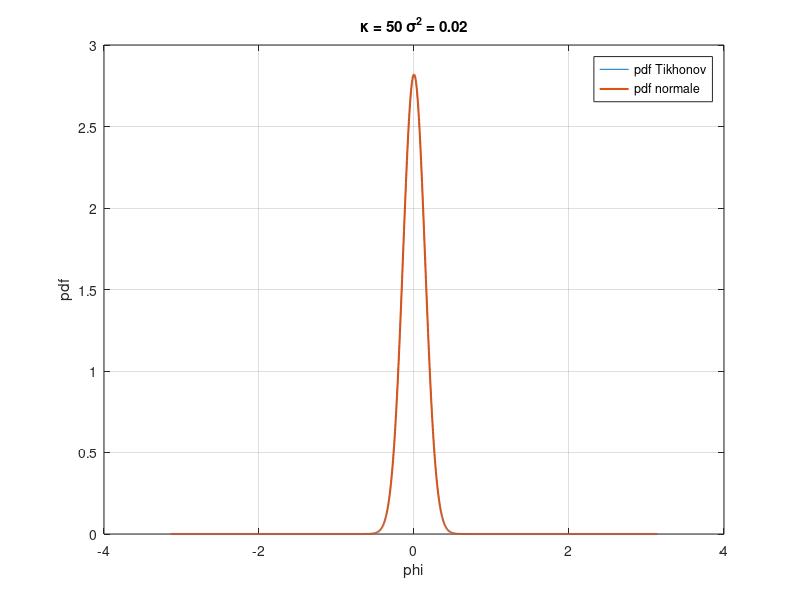
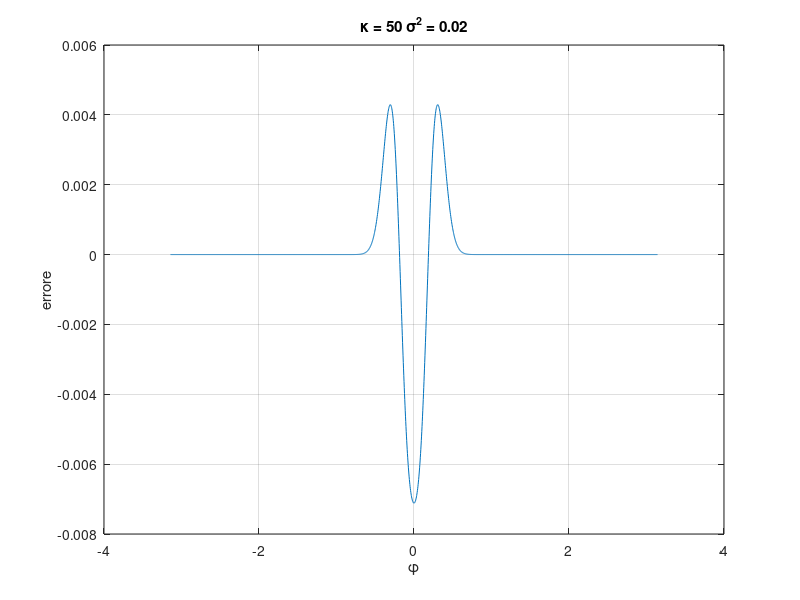
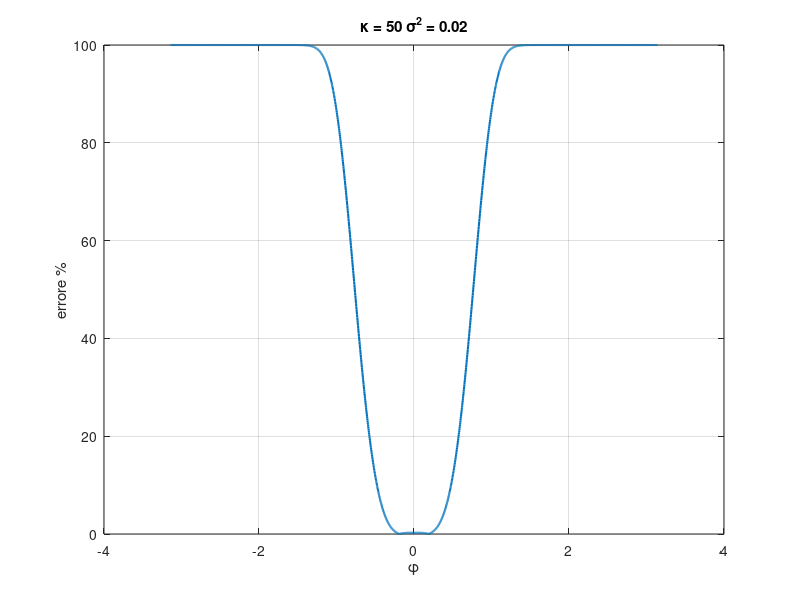

MATLAB code to generate these figures, in order:
phistep = pi/1000; %passo di discretizzazione di phi
phi = -pi:phistep:pi; %asse x

k = 50; %argomento delle funzioni di Bessel (rho*v^2)
mu = 0; %valor medio distribuzione normale
sigmaq = 1/k; %varianza distribuzione normale
sigma = sqrt(sigmaq); 

%pdf di Tikhonov
tik = exp(k*cos(phi))/(2*pi*besseli(0,k));

%pdf Normale
norm = normpdf(phi, mu, sigma); %(funzione di matlab)

figure(1)
plot(phi, tik, phi, norm, 'LineWidth', 1.5)
xlabel('phi')
ylabel('pdf')
legend('pdf Tikhonov','pdf normale','Location','Best')
title (['\kappa = ', num2str(k), ' \sigma^2 = ', num2str(sigmaq)])
grid on

err = (tik-norm); %differenza tra Tikhonov e normale
errPerc = (abs(err)./tik)*100; %errore percentuale 
mse = mean(err.^2); %mean square error
%eanErrPerc=mean(errPerc); %valore medio dell'errore percentuale

figure(2)
plot(phi,err)
xlabel('\phi')
ylabel('errore')
title (['\kappa = ', num2str(k), ' \sigma^2 = ', num2str(sigmaq)])
grid on
 
figure(3)
plot(phi,errPerc, 'Linewidth', 1.5)
xlabel('\phi')
ylabel('errore %')
title (['\kappa = ', num2str(k), ' \sigma^2 = ', num2str(sigmaq)])
grid on